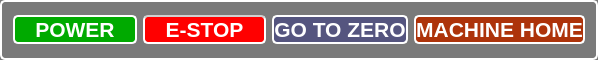
    <widget class="QFrame" name="frame_button_2">
     <property name="geometry">
      <rect>
       <x>13</x>
       <y>540</y>
       <width>598</width>
       <height>60</height>
      </rect>
     </property>
     <property name="styleSheet">
      <string notr="true">background-color: rgb(122, 122, 122);
border: 2px solid rgb(255, 255, 255);
border-radius: 5px</string>
     </property>
     <property name="frameShape">
      <enum>QFrame::StyledPanel</enum>
     </property>
     <property name="frameShadow">
      <enum>QFrame::Raised</enum>
     </property>
     <layout class="QGridLayout" name="gridLayout">
      <item row="0" column="0">
       <widget class="QPushButton" name="pushButton_power">
        <property name="font">
         <font>
          <family>MS Shell Dlg 2</family>
          <pointsize>16</pointsize>
          <weight>75</weight>
          <italic>false</italic>
          <bold>true</bold>
         </font>
        </property>
        <property name="mouseTracking">
         <bool>false</bool>
        </property>
        <property name="focusPolicy">
         <enum>Qt::StrongFocus</enum>
        </property>
        <property name="autoFillBackground">
         <bool>false</bool>
        </property>
        <property name="styleSheet">
         <string notr="true">background-color: rgb(0, 170, 0);
color: rgb(255, 255, 255);
border: 2px solid rgb(255, 255, 255);
border-radius: 5px</string>
        </property>
        <property name="text">
         <string>POWER</string>
        </property>
       </widget>
      </item>
      <item row="0" column="1">
       <widget class="QPushButton" name="pushButton_estop">
        <property name="font">
         <font>
          <family>MS Shell Dlg 2</family>
          <pointsize>16</pointsize>
          <weight>75</weight>
          <italic>false</italic>
          <bold>true</bold>
         </font>
        </property>
        <property name="mouseTracking">
         <bool>true</bool>
        </property>
        <property name="focusPolicy">
         <enum>Qt::StrongFocus</enum>
        </property>
        <property name="autoFillBackground">
         <bool>false</bool>
        </property>
        <property name="styleSheet">
         <string notr="true">background-color: rgb(255, 0, 0);
color: rgb(255, 255, 255);
border: 2px solid rgb(255, 255, 255);
border-radius: 5px;
border-top-color: rgb(208, 208, 208);</string>
        </property>
        <property name="text">
         <string>E-STOP</string>
        </property>
        <property name="flat">
         <bool>false</bool>
        </property>
       </widget>
      </item>
      <item row="0" column="2">
       <widget class="QPushButton" name="pushButton_gotozero">
        <property name="font">
         <font>
          <family>MS Shell Dlg 2</family>
          <pointsize>16</pointsize>
          <weight>75</weight>
          <italic>false</italic>
          <bold>true</bold>
         </font>
        </property>
        <property name="mouseTracking">
         <bool>false</bool>
        </property>
        <property name="focusPolicy">
         <enum>Qt::StrongFocus</enum>
        </property>
        <property name="autoFillBackground">
         <bool>false</bool>
        </property>
        <property name="styleSheet">
         <string notr="true">background-color: rgb(85, 85, 127);
color: rgb(255, 255, 255);
border: 2px solid rgb(255, 255, 255);
border-radius: 5px</string>
        </property>
        <property name="text">
         <string>GO TO ZERO</string>
        </property>
       </widget>
      </item>
      <item row="0" column="3">
       <widget class="QPushButton" name="pushButton_machinehome">
        <property name="sizePolicy">
         <sizepolicy hsizetype="Minimum" vsizetype="Maximum">
          <horstretch>0</horstretch>
          <verstretch>0</verstretch>
         </sizepolicy>
        </property>
        <property name="font">
         <font>
          <family>MS Shell Dlg 2</family>
          <pointsize>16</pointsize>
          <weight>75</weight>
          <italic>false</italic>
          <bold>true</bold>
         </font>
        </property>
        <property name="mouseTracking">
         <bool>false</bool>
        </property>
        <property name="focusPolicy">
         <enum>Qt::StrongFocus</enum>
        </property>
        <property name="autoFillBackground">
         <bool>false</bool>
        </property>
        <property name="styleSheet">
         <string notr="true">background-color: rgb(173, 51, 10);
color: rgb(255, 255, 255);
border: 2px solid  rgb(255, 255, 255);
border-radius: 5px</string>
        </property>
        <property name="text">
         <string>MACHINE HOME</string>
        </property>
       </widget>
      </item>
     </layout>
    </widget>
